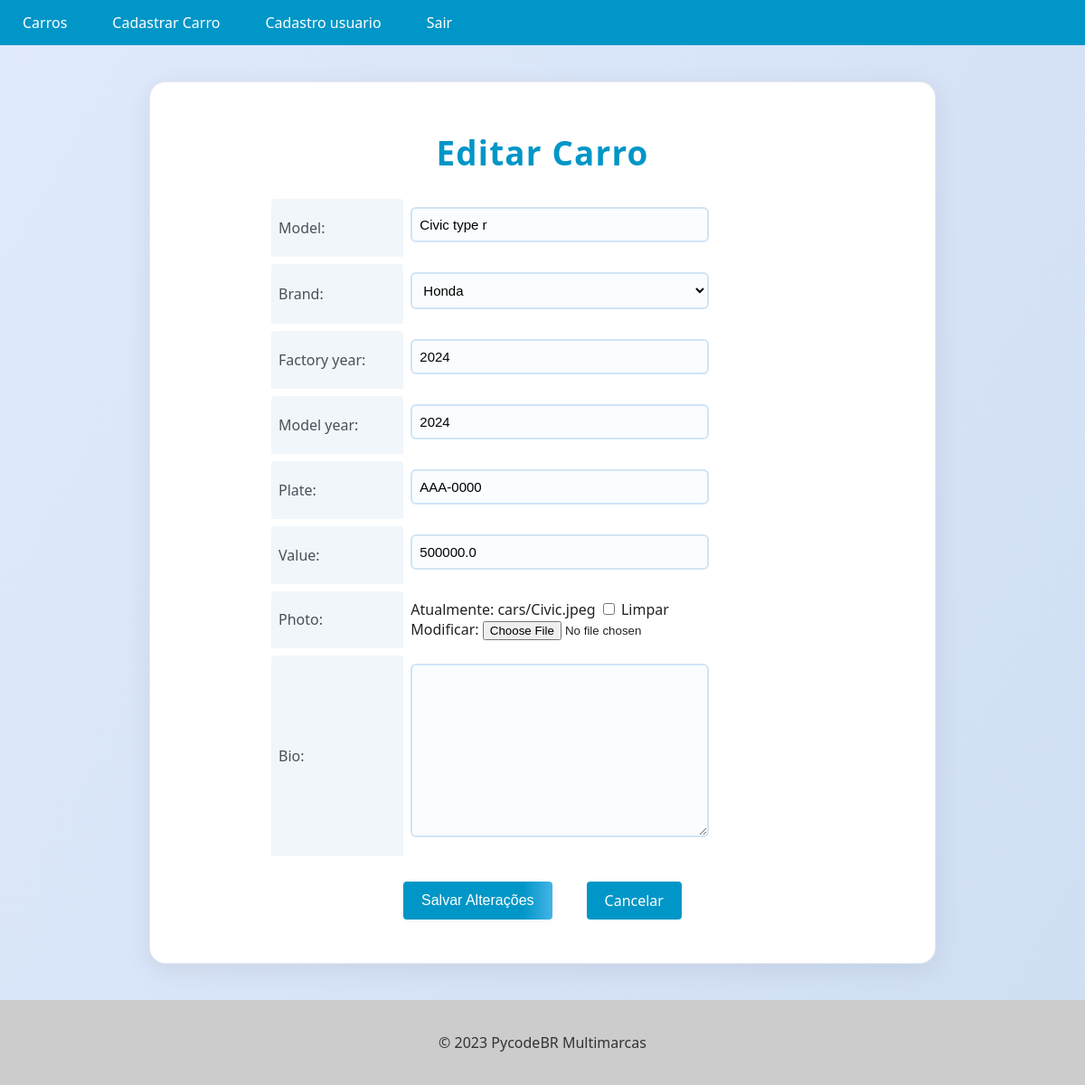
Page /cars/7/update/ (signed in) on the committed database.
### cars/models.py (models this page shows, shortened)
class Car(models.Model):
    id = models.AutoField(primary_key=True)
    model = models.CharField(max_length=200)
    brand = models.ForeignKey(Brand, on_delete=models.PROTECT, related_name='car_brand')
    factory_year = models.IntegerField()
    model_year = models.IntegerField()
    plate = models.CharField(max_length=10, blank=True, null=True)
    value = models.FloatField(blank=True, null=True)
    photo = models.ImageField(upload_to='cars/', blank=True, null=True)
    bio = models.TextField(blank=True, null=True)

### cars/views.py (the view, shortened to what this page needs)
# urls.py: path('cars/<int:pk>/update/', CarUpdateView.as_view(), name='car_update'),
@method_decorator(login_required(login_url='login'), name='dispatch')
class CarUpdateView(UpdateView):
    model = Car
    form_class = CarModelForm
    template_name = 'car_update.html'

### cars/forms.py (shortened to what this page needs)
class CarModelForm(forms.ModelForm):
    class Meta:
        model = Car
        fields = '__all__'

### cars/models.py (called while the page is built)
    def __str__(self):
        return self.name

### cars/templates/car_update.html (shortened to what this page needs)
{% extends "base.html" %}
{% block content %}
  <form method="post" enctype="multipart/form-data">
    <h1>Editar Carro</h1>
    <table>
      {{ form.as_table }}
    </table>
    <div>
      <div class="buttons-container">
        <input type="submit" value="Salvar Alterações" class="btn btn-primary">
        <a href="{% url 'cars_list' %}" class="btn btn-secondary">Cancelar</a>
      </div>
    </div>
  </form>
{% endblock %}

### app/templates/base.html (style rules this page uses)
body { font-family: 'Open Sans', sans-serif; background-color: #f7f7f7; color: #333; margin: 0; padding: 0; min-height: 100vh; display: flex; flex-direction: column; }
.buttons-container { display: flex; justify-content: center; margin-top: 20px; margin-bottom: 20px; }
.btn { display: inline-block; background-color: #0096c7; color: #fff; border: none; padding: 10px 20px; font-size: 16px; border-radius: 4px; cursor: pointer; transition: background-color 0.3s ease-in-out; margin: 0 10px; }
a { text-decoration: none !important; }

### cars/templates/car_update.html (style rules this page uses)
body { background: linear-gradient(120deg, #e0eafc 0%, #cfdef3 100%); font-family: "Segoe UI", Arial, sans-serif; color: #222; margin: 0; min-height: 100vh; }
form { max-width: 800px; margin: 40px auto; padding: 28px 34px; background: #fff; border-radius: 18px; box-shadow: 0 6px 30px rgba(0, 0, 0, 0.08); border: 1px solid #e4e9ee; }
form h1 { font-size: 2.3rem; margin-bottom: 18px; text-align: center; color: #0096c7; letter-spacing: 1.2px; font-weight: 600; }
table { border-collapse: separate; border-spacing: 0 8px; width: 100%; max-width: 600px; margin: 0 auto 10px auto; }
th, td { padding: 9px 8px; text-align: left; border: none; font-size: 1rem; vertical-align: middle; }
th { background: #f0f6fa; font-weight: 500; color: #495057; border-radius: 4px 4px 0 0; }
tr { transition: background 0.15s; }
input[type="text"], input[type="number"], select, textarea { padding: 9px 8px; font-size: 15px; border: 2px solid #d0e4f6; border-radius: 6px; background: #fafdff; width: 100%; max-width: 330px; margin-bottom: 7px; box-sizing: border-box; transition: border-color 0.3s; }
.buttons-container { display: flex; justify-content: center; gap: 18px; margin-top: 18px; margin-bottom: 8px; }
.btn { display: inline-block; background: linear-gradient(90deg, #0096c7 80%, #45b4e7 100%); color: #fff; border: none; padding: 11px 28px; font-size: 16px; font-weight: 500; border-radius: 6px; cursor: pointer; transition: background 0.2s, transform 0.1s; margin: 0 5px; box-shadow: 0 2px 8px rgba(0,0,0,0.04); text-decoration: none !important; }
.btn-secondary { background: #eee; color: #333; border: 1px solid #bbb; box-shadow: none; }
a { text-decoration: none !important; color: inherit; }

### rows in the picture
Car: model "Civic type r", brand "Honda", factory_year "2024", model_year "2024", plate "AAA-0000", value "500000.0"
